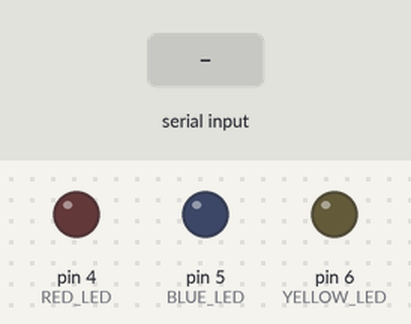
Simulated run of this sketch. Board: Arduino Uno, built with avr-gcc and run on an emulated ATmega328P. Shown: output pins drawn as LEDs (lit = HIGH). The inputs (shaded band) are chosen by the test bench.

Above: at 1.2 s.
1.3 s: "CRITICAL\n" received over Serial
At 2.2 s:
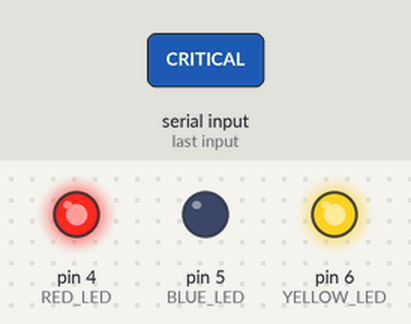
2.8 s: "SLEEP\n" received over Serial
At 3.2 s:
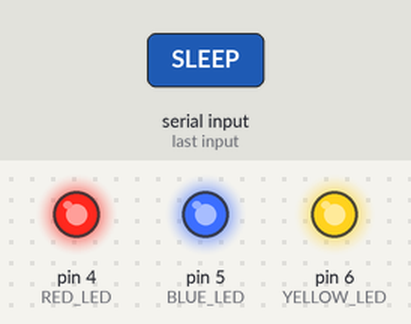
4.3 s: "NORMAL\n" received over Serial
At 5.6 s:
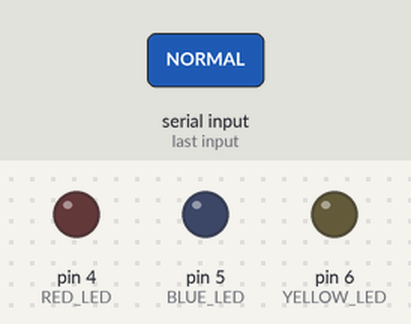
Timing chart, 0 to 7.3 s (numbered marks = the images above; inputs shaded):
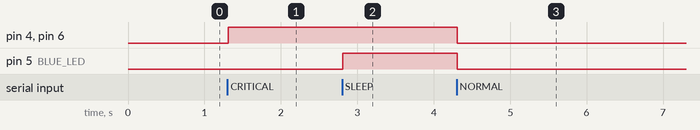

The sketch:

nanocode.ino
```cpp
#define RED_LED    4
#define BLUE_LED   5
#define YELLOW_LED 6   // Yellow LED acts as buzzer indicator

void setup() {
  Serial.begin(9600);
  pinMode(RED_LED,    OUTPUT);
  pinMode(BLUE_LED,   OUTPUT);
  pinMode(YELLOW_LED, OUTPUT);
  digitalWrite(RED_LED,    LOW);
  digitalWrite(BLUE_LED,   LOW);
  digitalWrite(YELLOW_LED, LOW);
}

void loop() {
  if (Serial.available()) {
    String cmd = Serial.readStringUntil('\n');
    cmd.trim();

    if (cmd == "CRITICAL") {
      // Red ON + Yellow ON (buzzer) + Blue OFF
      digitalWrite(RED_LED,    HIGH);
      digitalWrite(YELLOW_LED, HIGH);
      digitalWrite(BLUE_LED,   LOW);
    }
    else if (cmd == "SLEEP") {
      // Red ON + Blue ON + Yellow ON (buzzer)
      digitalWrite(RED_LED,    HIGH);
      digitalWrite(BLUE_LED,   HIGH);
      digitalWrite(YELLOW_LED, HIGH);
    }
    else if (cmd == "NORMAL") {
      // All OFF
      digitalWrite(RED_LED,    LOW);
      digitalWrite(BLUE_LED,   LOW);
      digitalWrite(YELLOW_LED, LOW);
    }
  }
}
```

Measured:
- after the input at 1.3 s, pin 4 (RED_LED), pin 6 (YELLOW_LED): LOW → HIGH at once
- after the input at 2.8 s, pin 5 (BLUE_LED): LOW → HIGH at once
- after the input at 4.3 s, pin 4 (RED_LED), pin 5 (BLUE_LED), pin 6 (YELLOW_LED): HIGH → LOW at once
